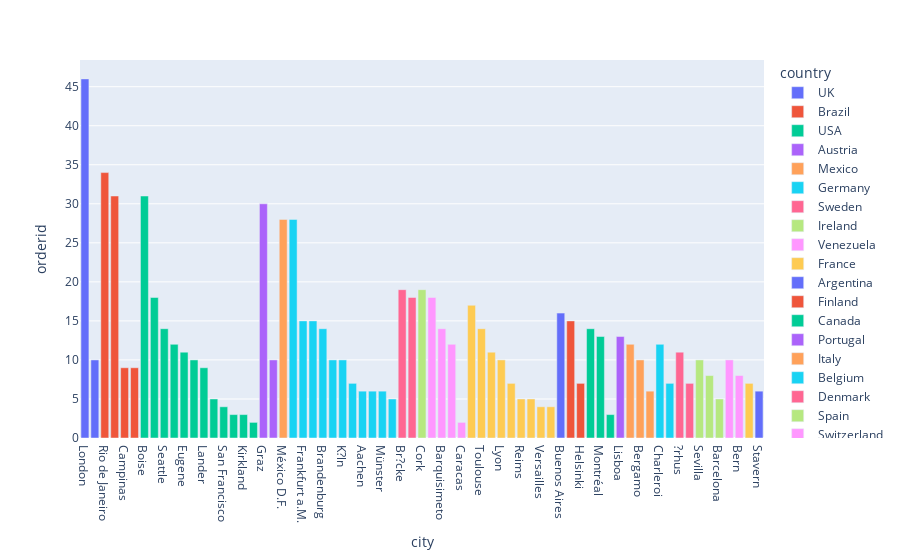

The code cell stored with this chart in its notebook:
### Code cell
px.bar(data_frame= city_group, x='city', y='orderid', color='country')

### Figure 1 — Plotly figure (JSON) as saved in the notebook; plotly's stock layout.template omitted (floating-point values rounded to 4 significant figures)
{"data": [{"alignmentgroup": "True", "hovertemplate": "country=UK<br>city=%{x}<br>orderid=%{y}<extra></extra>", "legendgroup": "UK", "marker": {"color": "#636efa", "pattern": {"shape": ""}}, "name": "UK", "offsetgroup": "UK", "orientation": "v", "showlegend": true, "textposition": "auto", "type": "bar", "x": ["London", "Cowes"], "xaxis": "x", "y": [46, 10], "yaxis": "y"}, {"alignmentgroup": "True", "hovertemplate": "country=Brazil<br>city=%{x}<br>orderid=%{y}<extra></extra>", "legendgroup": "Brazil", "marker": {"color": "#EF553B", "pattern": {"shape": ""}}, "name": "Brazil", "offsetgroup": "Brazil", "orientation": "v", "showlegend": true, "textposition": "auto", "type": "bar", "x": ["Rio de Janeiro", "Sao Paulo", "Campinas", "Resende"], "xaxis": "x", "y": [34, 31, 9, 9], "yaxis": "y"}, {"alignmentgroup": "True", "hovertemplate": "country=USA<br>city=%{x}<br>orderid=%{y}<extra></extra>", "legendgroup": "USA", "marker": {"color": "#00cc96", "pattern": {"shape": ""}}, "name": "USA", "offsetgroup": "USA", "orientation": "v", "showlegend": true, "textposition": "auto", "type": "bar", "x": ["Boise", "Albuquerque", "Seattle", "Portland", "Eugene", "Anchorage", "Lander", "Elgin", "San Francisco", "Butte", "Kirkland", "Walla Walla"], "xaxis": "x", "y": [31, 18, 14, 12, 11, 10, 9, 5, 4, 3, 3, 2], "yaxis": "y"}, {"alignmentgroup": "True", "hovertemplate": "country=Austria<br>city=%{x}<br>orderid=%{y}<extra></extra>", "legendgroup": "Austria", "marker": {"color": "#ab63fa", "pattern": {"shape": ""}}, "name": "Austria", "offsetgroup": "Austria", "orientation": "v", "showlegend": true, "textposition": "auto", "type": "bar", "x": ["Graz", "Salzburg"], "xaxis": "x", "y": [30, 10], "yaxis": "y"}, {"alignmentgroup": "True", "hovertemplate": "country=Mexico<br>city=%{x}<br>orderid=%{y}<extra></extra>", "legendgroup": "Mexico", "marker": {"color": "#FFA15A", "pattern": {"shape": ""}}, "name": "Mexico", "offsetgroup": "Mexico", "orientation": "v", "showlegend": true, "textposition": "auto", "type": "bar", "x": ["México D.F."], "xaxis": "x", "y": [28], "yaxis": "y"}, {"alignmentgroup": "True", "hovertemplate": "country=Germany<br>city=%{x}<br>orderid=%{y}<extra></extra>", "legendgroup": "Germany", "marker": {"color": "#19d3f3", "pattern": {"shape": ""}}, "name": "Germany", "offsetgroup": "Germany", "orientation": "v", "showlegend": true, "textposition": "auto", "type": "bar", "x": ["Cunewalde", "Frankfurt a.M.", "München", "Brandenburg", "Stuttgart", "K?ln", "Mannheim", "Aachen", "Berlin", "Münster", "Leipzig"], "xaxis": "x", "y": [28, 15, 15, 14, 10, 10, 7, 6, 6, 6, 5], "yaxis": "y"}, {"alignmentgroup": "True", "hovertemplate": "country=Sweden<br>city=%{x}<br>orderid=%{y}<extra></extra>", "legendgroup": "Sweden", "marker": {"color": "#FF6692", "pattern": {"shape": ""}}, "name": "Sweden", "offsetgroup": "Sweden", "orientation": "v", "showlegend": true, "textposition": "auto", "type": "bar", "x": ["Br?cke", "Lule?"], "xaxis": "x", "y": [19, 18], "yaxis": "y"}, {"alignmentgroup": "True", "hovertemplate": "country=Ireland<br>city=%{x}<br>orderid=%{y}<extra></extra>", "legendgroup": "Ireland", "marker": {"color": "#B6E880", "pattern": {"shape": ""}}, "name": "Ireland", "offsetgroup": "Ireland", "orientation": "v", "showlegend": true, "textposition": "auto", "type": "bar", "x": ["Cork"], "xaxis": "x", "y": [19], "yaxis": "y"}, {"alignmentgroup": "True", "hovertemplate": "country=Venezuela<br>city=%{x}<br>orderid=%{y}<extra></extra>", "legendgroup": "Venezuela", "marker": {"color": "#FF97FF", "pattern": {"shape": ""}}, "name": "Venezuela", "offsetgroup": "Venezuela", "orientation": "v", "showlegend": true, "textposition": "auto", "type": "bar", "x": ["San Crist?bal", "Barquisimeto", "I. de Margarita", "Caracas"], "xaxis": "x", "y": [18, 14, 12, 2], "yaxis": "y"}, {"alignmentgroup": "True", "hovertemplate": "country=France<br>city=%{x}<br>orderid=%{y}<extra></extra>", "legendgroup": "France", "marker": {"color": "#FECB52", "pattern": {"shape": ""}}, "name": "France", "offsetgroup": "France", "orientation": "v", "showlegend": true, "textposition": "auto", "type": "bar", "x": ["Marseille", "Toulouse", "Strasbourg", "Lyon", "Nantes", "Reims", "Lille", "Versailles", "Paris"], "xaxis": "x", "y": [17, 14, 11, 10, 7, 5, 5, 4, 4], "yaxis": "y"}, {"alignmentgroup": "True", "hovertemplate": "country=Argentina<br>city=%{x}<br>orderid=%{y}<extra></extra>", "legendgroup": "Argentina", "marker": {"color": "#636efa", "pattern": {"shape": ""}}, "name": "Argentina", "offsetgroup": "Argentina", "orientation": "v", "showlegend": true, "textposition": "auto", "type": "bar", "x": ["Buenos Aires"], "xaxis": "x", "y": [16], "yaxis": "y"}, {"alignmentgroup": "True", "hovertemplate": "country=Finland<br>city=%{x}<br>orderid=%{y}<extra></extra>", "legendgroup": "Finland", "marker": {"color": "#EF553B", "pattern": {"shape": ""}}, "name": "Finland", "offsetgroup": "Finland", "orientation": "v", "showlegend": true, "textposition": "auto", "type": "bar", "x": ["Oulu", "Helsinki"], "xaxis": "x", "y": [15, 7], "yaxis": "y"}, {"alignmentgroup": "True", "hovertemplate": "country=Canada<br>city=%{x}<br>orderid=%{y}<extra></extra>", "legendgroup": "Canada", "marker": {"color": "#00cc96", "pattern": {"shape": ""}}, "name": "Canada", "offsetgroup": "Canada", "orientation": "v", "showlegend": true, "textposition": "auto", "type": "bar", "x": ["Tsawassen", "Montréal", "Vancouver"], "xaxis": "x", "y": [14, 13, 3], "yaxis": "y"}, {"alignmentgroup": "True", "hovertemplate": "country=Portugal<br>city=%{x}<br>orderid=%{y}<extra></extra>", "legendgroup": "Portugal", "marker": {"color": "#ab63fa", "pattern": {"shape": ""}}, "name": "Portugal", "offsetgroup": "Portugal", "orientation": "v", "showlegend": true, "textposition": "auto", "type": "bar", "x": ["Lisboa"], "xaxis": "x", "y": [13], "yaxis": "y"}, {"alignmentgroup": "True", "hovertemplate": "country=Italy<br>city=%{x}<br>orderid=%{y}<extra></extra>", "legendgroup": "Italy", "marker": {"color": "#FFA15A", "pattern": {"shape": ""}}, "name": "Italy", "offsetgroup": "Italy", "orientation": "v", "showlegend": true, "textposition": "auto", "type": "bar", "x": ["Reggio Emilia", "Bergamo", "Torino"], "xaxis": "x", "y": [12, 10, 6], "yaxis": "y"}, {"alignmentgroup": "True", "hovertemplate": "country=Belgium<br>city=%{x}<br>orderid=%{y}<extra></extra>", "legendgroup": "Belgium", "marker": {"color": "#19d3f3", "pattern": {"shape": ""}}, "name": "Belgium", "offsetgroup": "Belgium", "orientation": "v", "showlegend": true, "textposition": "auto", "type": "bar", "x": ["Charleroi", "Bruxelles"], "xaxis": "x", "y": [12, 7], "yaxis": "y"}, {"alignmentgroup": "True", "hovertemplate": "country=Denmark<br>city=%{x}<br>orderid=%{y}<extra></extra>", "legendgroup": "Denmark", "marker": {"color": "#FF6692", "pattern": {"shape": ""}}, "name": "Denmark", "offsetgroup": "Denmark", "orientation": "v", "showlegend": true, "textposition": "auto", "type": "bar", "x": ["?rhus", "Kobenhavn"], "xaxis": "x", "y": [11, 7], "yaxis": "y"}, {"alignmentgroup": "True", "hovertemplate": "country=Spain<br>city=%{x}<br>orderid=%{y}<extra></extra>", "legendgroup": "Spain", "marker": {"color": "#B6E880", "pattern": {"shape": ""}}, "name": "Spain", "offsetgroup": "Spain", "orientation": "v", "showlegend": true, "textposition": "auto", "type": "bar", "x": ["Sevilla", "Madrid", "Barcelona"], "xaxis": "x", "y": [10, 8, 5], "yaxis": "y"}, {"alignmentgroup": "True", "hovertemplate": "country=Switzerland<br>city=%{x}<br>orderid=%{y}<extra></extra>", "legendgroup": "Switzerland", "marker": {"color": "#FF97FF", "pattern": {"shape": ""}}, "name": "Switzerland", "offsetgroup": "Switzerland", "orientation": "v", "showlegend": true, "textposition": "auto", "type": "bar", "x": ["Genève", "Bern"], "xaxis": "x", "y": [10, 8], "yaxis": "y"}, {"alignmentgroup": "True", "hovertemplate": "country=Poland<br>city=%{x}<br>orderid=%{y}<extra></extra>", "legendgroup": "Poland", "marker": {"color": "#FECB52", "pattern": {"shape": ""}}, "name": "Poland", "offsetgroup": "Poland", "orientation": "v", "showlegend": true, "textposition": "auto", "type": "bar", "x": ["Warszawa"], "xaxis": "x", "y": [7], "yaxis": "y"}, {"alignmentgroup": "True", "hovertemplate": "country=Norway<br>city=%{x}<br>orderid=%{y}<extra></extra>", "legendgroup": "Norway", "marker": {"color": "#636efa", "pattern": {"shape": ""}}, "name": "Norway", "offsetgroup": "Norway", "orientation": "v", "showlegend": true, "textposition": "auto", "type": "bar", "x": ["Stavern"], "xaxis": "x", "y": [6], "yaxis": "y"}], "layout": {"barmode": "relative", "legend": {"title": {"text": "country"}, "tracegroupgap": 0}, "margin": {"t": 60}, "xaxis": {"anchor": "y", "domain": [0, 1], "title": {"text": "city"}}, "yaxis": {"anchor": "x", "domain": [0, 1], "title": {"text": "orderid"}}}}
